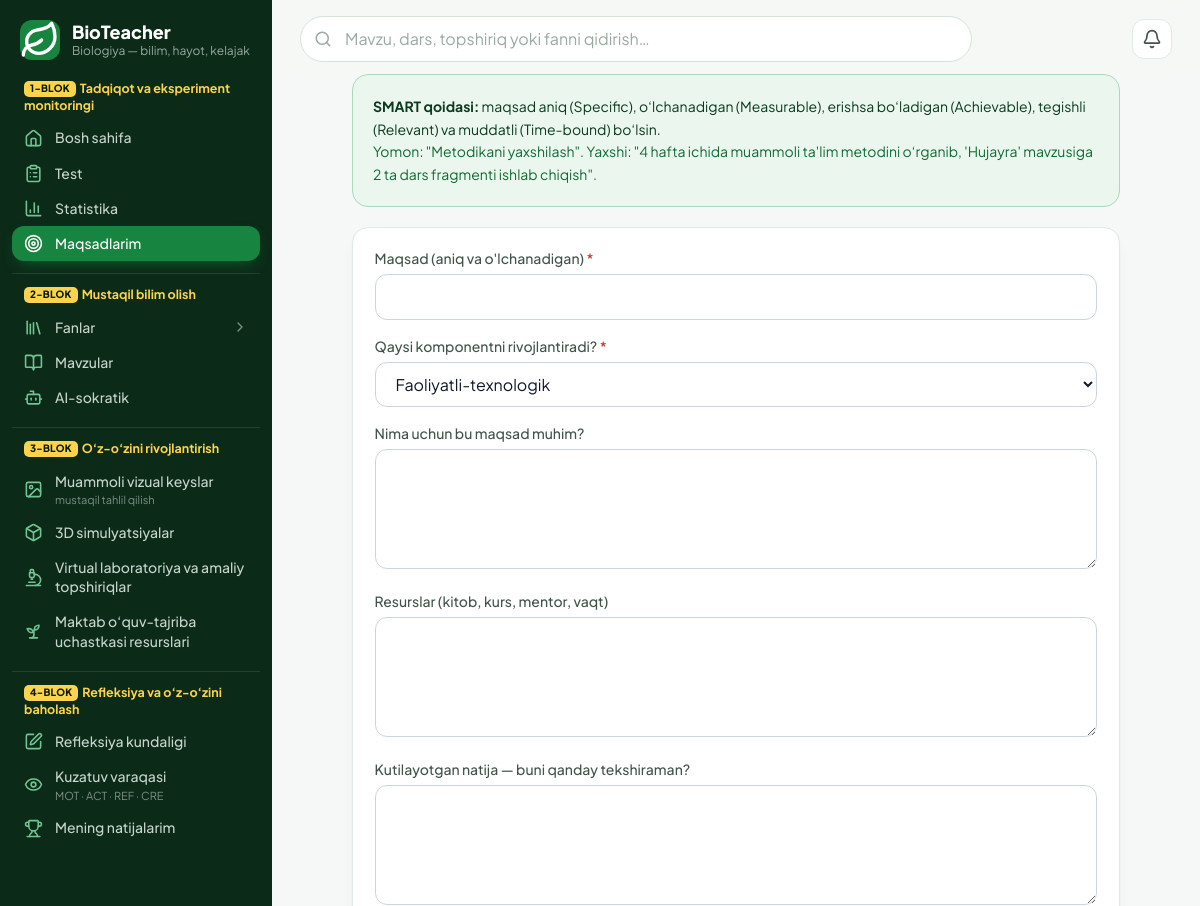
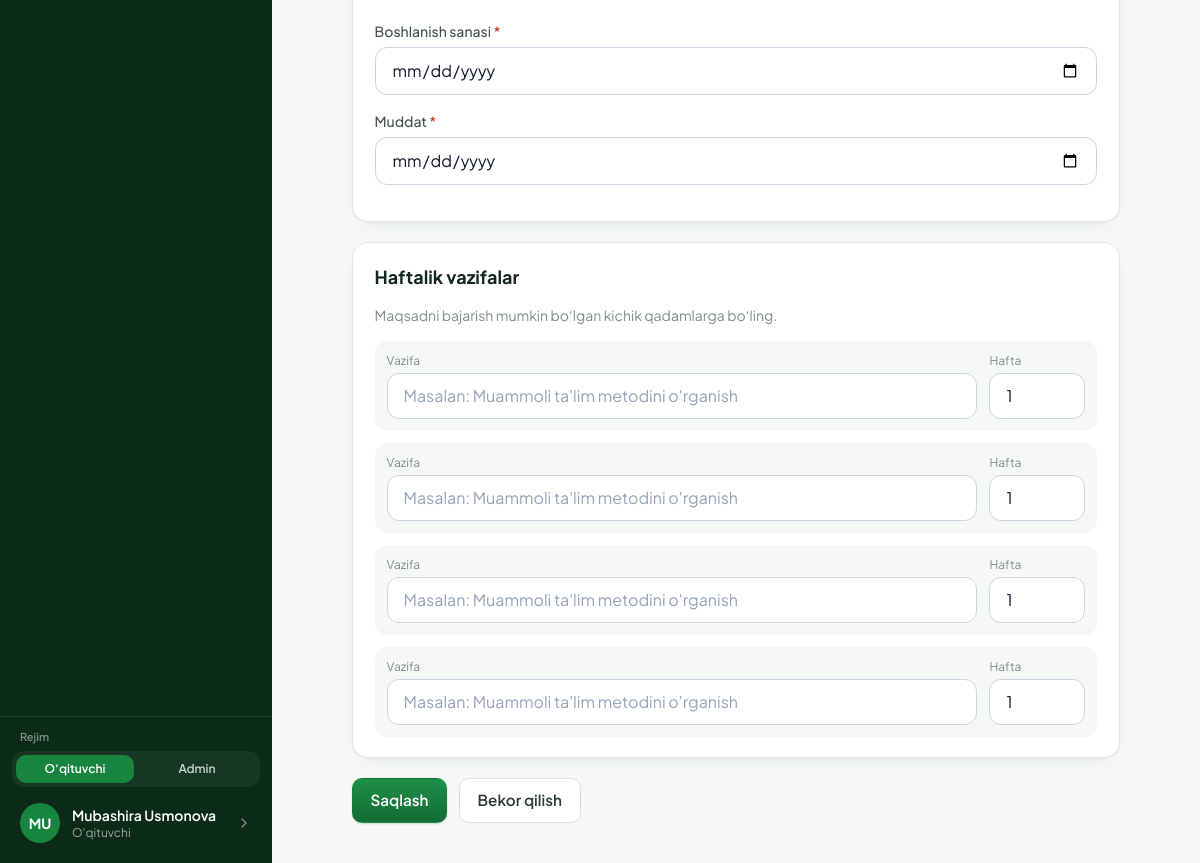
Page /maqsadlar/yangi/ (signed in) on the committed database (2 pictures, top to bottom).
### accounts/models.py (models this page shows, shortened)
class MenuItem(models.Model):
    key = models.CharField("band kaliti", max_length=60, unique=True)
    group = models.ForeignKey(
        "MenuGroup", on_delete=models.CASCADE, null=True, related_name="items", verbose_name="blok",
    )
    parent = models.ForeignKey(
        "self", on_delete=models.CASCADE, null=True, blank=True, related_name="children",
        verbose_name="ota band",
    )
    order = models.PositiveSmallIntegerField("tartib", default=0)
    label = models.CharField("nom", max_length=60, blank=True, help_text="Bo'sh — sahifaning standart nomi.")
    page = models.CharField("sahifa", max_length=60, blank=True)
    url = models.CharField("havola", max_length=300, blank=True)
    icon = models.CharField("ikonka", max_length=20, blank=True, help_text="Bo'sh — sahifa ikonkasi.")
    hint = models.CharField("izoh", max_length=60, blank=True)
    class Meta:
        verbose_name = "menyu bandi"
        verbose_name_plural = "menyu bandlari"
        ordering = ["order", "id"]

class User(AbstractUser):
    email = models.EmailField("email", unique=True)
    email_verified = models.BooleanField("email tasdiqlangan", default=False)
    last_login_ip = models.GenericIPAddressField("oxirgi IP", null=True, blank=True)
    USERNAME_FIELD = "email"
    REQUIRED_FIELDS = []
    objects = UserManager()
    class Meta:
        verbose_name = "foydalanuvchi"
        verbose_name_plural = "foydalanuvchilar"

class Profile(SoftDeleteModel):
    user = models.OneToOneField(User, on_delete=models.CASCADE, related_name="profile")
    role = models.CharField("faol rol", max_length=20, choices=Role.choices, default=Role.TEACHER)
    roles = models.CharField("berilgan rollar", max_length=100, blank=True, default="")
    otm = models.CharField("OTM", max_length=200, blank=True)
    faculty = models.CharField("fakultet", max_length=200, blank=True)
    course = models.PositiveSmallIntegerField("kurs", null=True, blank=True)
    study_arm = models.CharField(
        "tadqiqot bo'linmasi", max_length=1, choices=StudyArm.choices, default=StudyArm.NONE,
    )
    phone = models.CharField("telefon", max_length=32, blank=True)
    avatar = models.ImageField("avatar", upload_to="avatars/%Y/%m/", blank=True)
    bio = models.TextField("qisqacha", blank=True)
    research_consent = models.BooleanField("tadqiqotda ishtirok roziligi", default=False)
    research_consent_at = models.DateTimeField(null=True, blank=True)
    respondent_id = models.UUIDField("respondent ID", default=uuid.uuid4, unique=True, editable=False)
    onboarding_done = models.BooleanField("onboarding tugallangan", default=False)
    class Meta:
        verbose_name = "profil"
        verbose_name_plural = "profillar"
    @property
    def role_list(self):
        granted = {r.strip() for r in self.roles.split(",") if r.strip()}
        granted.add(self.role)
        if self.user.is_superuser:
            granted.add(Role.ADMIN)
        return [r for r in Role.values if r in granted]
    @property
    def role_choices(self):
        return [(r, Role(r).label) for r in self.role_list]
    @property
    def has_multiple_roles(self):
        return len(self.role_list) > 1
    @property
    def is_admin(self):
        return self.role == Role.ADMIN

### goals/views.py (the view, shortened to what this page needs)
# urls.py: path("yangi/", views.goal_create, name="create"),
@login_required
def goal_create(request):
    form = GoalForm(request.POST or None, initial={"deadline": timezone.localdate() + timezone.timedelta(days=28)})
    formset = TaskFormSet(request.POST or None, instance=Goal())
    return render(request, "goals/form.html", {"form": form, "formset": formset, "is_new": True})

### goals/views.py (shortened to what this page needs)
class GoalForm(StyledFormMixin, forms.ModelForm):
    class Meta:
        model = Goal
        fields = ["title", "component", "why", "resources", "expected_result",
                  "start_date", "deadline"]
        labels = {
            "title": "Maqsad (aniq va o'lchanadigan)",
            "component": "Qaysi komponentni rivojlantiradi?",
            "why": "Nima uchun bu maqsad muhim?",
            "resources": "Resurslar (kitob, kurs, mentor, vaqt)",
            "expected_result": "Kutilayotgan natija — buni qanday tekshiraman?",
            "start_date": "Boshlanish sanasi",
            "deadline": "Muddat",
        }
        widgets = {
            "start_date": forms.DateInput(attrs={"type": "date", "class": INPUT_CLASS}),
            "deadline": forms.DateInput(attrs={"type": "date", "class": INPUT_CLASS}),
            "why": forms.Textarea(attrs={"rows": 3, "class": TEXTAREA_CLASS}),
            "resources": forms.Textarea(attrs={"rows": 3, "class": TEXTAREA_CLASS}),
            "expected_result": forms.Textarea(attrs={"rows": 3, "class": TEXTAREA_CLASS}),
        }

### accounts/menu.py (called while the page is built)
def active_sections():
    from content.models import Section
    sections = list(Section.objects.filter(is_active=True).order_by("order", "title"))
    for section in sections:
        section.icon_name = SECTION_ICONS.get(section.slug, "leaf")
    return sections

def _resolve(item, sections):
    if item.page.startswith(SECTION_PREFIX):
        section = sections.get(item.page[len(SECTION_PREFIX):])
        if section is None:
            return None
        return {"href": reverse("content:section", args=[section.slug]), "label": section.title,
                "icon": section.icon_name, "page": {}, "slug": section.slug}
    if item.page:
        page = PAGES.get(item.page)
        if page is None:
            return None
        href = reverse(page["url"], args=[page["arg"]] if page.get("arg") else None) if page.get("url") else ""
        return {"href": href, "label": page["label"], "icon": page["icon"], "page": page, "slug": None}
    if item.url:
        return {"href": item.url, "label": item.url, "icon": "link", "page": {}, "slug": None}
    return None

def group_title(group):
    if group.title is not None:
        return group.title
    return DEFAULT_GROUPS.get(group.key, {}).get("title", "")

### core/models.py (called while the page is built)
    def get_queryset(self):
        return super().get_queryset().filter(is_deleted=False)

### templates/goals/form.html (shortened to what this page needs)
{% extends "base.html" %}
{% block content %}
<div class="max-w-3xl mx-auto space-y-5">
  <div class="rounded-2xl border border-brand-200 bg-brand-50 p-5 text-sm text-brand-900 leading-relaxed">
    <strong>SMART qoidasi:</strong> maqsad aniq (Specific), o‘lchanadigan (Measurable), erishsa bo‘ladigan
    (Achievable), tegishli (Relevant) va muddatli (Time-bound) bo‘lsin.<br>
    <span class="text-brand-700">Yomon: "Metodikani yaxshilash". Yaxshi: "4 hafta ichida muammoli ta'lim metodini o‘rganib, 'Hujayra' mavzusiga 2 ta dars fragmenti ishlab chiqish".</span>
  </div>
  <form method="post" class="space-y-5">{% csrf_token %}
    <div class="section">
      {% include "partials/form.html" %}
    </div>
    <div class="section">
      <h3 class="font-semibold text-lg text-slateg-900">Haftalik vazifalar</h3>
      <p class="mt-1 text-sm text-slateg-500">Maqsadni bajarish mumkin bo‘lgan kichik qadamlarga bo‘ling.</p>
      <div class="mt-4 space-y-3">
        {% for subform in formset %}
          <div class="flex flex-wrap items-end gap-3 rounded-xl bg-slateg-50 p-3">
            <div class="flex-1 min-w-[200px]">
              <label class="block text-xs text-slateg-500 mb-1">Vazifa</label>
              {{ subform.title }}
            </div>
            <div class="w-24">
              <label class="block text-xs text-slateg-500 mb-1">Hafta</label>
              {{ subform.week }}
            </div>
          </div>
        {% endfor %}
      </div>
    </div>
    <div class="flex gap-3">
      <button class="btn btn-primary">Saqlash</button>
      <a href="{% url 'goals:list' %}" class="btn btn-quiet">Bekor qilish</a>
    </div>
  </form>
</div>
{% endblock %}

### templates/partials/rail.html (shortened to what this page needs)
{% load static %}
<div class="flex flex-col h-full w-full">
  <a href="{% url 'home:dashboard' %}" class="flex items-center gap-3 px-5 pt-5 pb-5">
    <span class="grid place-items-center w-10 h-10 rounded-xl bg-brand-600 text-white shrink-0">
    </span>
    <span class="min-w-0">
      <span class="block text-white text-lg font-extrabold leading-tight">BioTeacher</span>
      <span class="block text-xs text-slateg-400 truncate">Biologiya — bilim, hayot, kelajak</span>
    </span>
  </a>
  <nav class="flex-1 overflow-y-auto px-3 pb-3" aria-label="Asosiy menyu">
    {% if profile.is_admin %}{% with groups=rail_menu.admin %}{% include "partials/rail_groups.html" %}{% endwith %}
    {% else %}{% with groups=rail_menu.teacher %}{% include "partials/rail_groups.html" %}{% endwith %}
    {% endif %}
  </nav>
  <div class="border-t border-white/10 p-3">
    {% if profile.has_multiple_roles %}
      <form method="post" action="{% url 'accounts:switch_role' %}" class="mb-2">{% csrf_token %}
        <p class="px-2 mb-1.5 text-[11px] font-semibold text-slateg-500">Rejim</p>
        <div class="grid grid-cols-{{ profile.role_choices|length }} gap-1 rounded-xl bg-white/5 p-1" role="group" aria-label="Rolni almashtirish">
          {% for code, label in profile.role_choices %}
            <button name="role" value="{{ code }}"
                    {% if code == profile.role %}aria-pressed="true" disabled{% endif %}
                    class="rounded-lg px-2 py-1.5 text-xs font-semibold truncate
                      {% if code == profile.role %}bg-brand-600 text-white{% else %}text-slateg-300 hover:bg-white/10 hover:text-white{% endif %}">
              {% if code == 'ADMIN' %}Admin{% else %}O‘qituvchi{% endif %}
            </button>
          {% endfor %}
        </div>
      </form>
    {% endif %}
    <a href="{% url 'home:cabinet' %}"
       class="flex items-center gap-3 rounded-xl px-2 py-2 hover:bg-white/5 group">
      {% if profile.avatar %}
        <img src="{{ profile.avatar.url }}" alt="" class="w-10 h-10 rounded-full object-cover shrink-0">
      {% else %}
        <span aria-hidden="true" class="grid place-items-center w-10 h-10 rounded-full bg-brand-600 text-white text-sm font-bold shrink-0">
          {{ user.first_name|slice:":1"|upper|default:"B" }}{{ user.last_name|slice:":1"|upper }}
        </span>
      {% endif %}
      <span class="min-w-0 flex-1">
        <span class="block text-sm font-semibold text-white truncate">{{ user.get_full_name|default:user.email }}</span>
        <span class="block text-xs text-slateg-400">{{ profile.get_role_display }}</span>
      </span>
      <span class="text-slateg-500 group-hover:text-white shrink-0 w-4 h-4">
      </span>
    </a>
  </div>
</div>

### templates/partials/rail_item.html (shortened to what this page needs)
<a href="{{ href }}"
   {% if active %}aria-current="page"{% endif %}{% if external %} target="_blank" rel="noopener"{% endif %}
   class="flex items-center gap-3 rounded-xl px-3 py-2 text-sm font-medium
     {% if active %}bg-brand-600 text-white shadow-[0_6px_16px_-8px_rgba(23,132,63,.9)]{% else %}text-slateg-300 hover:bg-white/5 hover:text-white{% endif %}">
  <span class="shrink-0 w-[19px] h-[19px] grid place-items-center {% if not active %}text-brand-300{% endif %}">
  </span>
  <span class="flex-1 min-w-0">
    <span class="rail-label block leading-snug">{{ label }}</span>
    {% if hint %}
      <span class="block mt-0.5 text-[11px] font-normal leading-tight {% if active %}text-white/75{% else %}text-slateg-500{% endif %}">{{ hint }}</span>
    {% endif %}
  </span>
</a>

### templates/base.html (style rules this page uses)
:root { --brand: #17843F; --brand-dark: #116A33; --page: #F5F8F6; --line: #E1E9E4; }
html { -webkit-text-size-adjust: 100%; }
textarea { max-width: 100%; resize: vertical; }
body { -webkit-font-smoothing: antialiased; }
.btn { display: inline-flex; align-items: center; justify-content: center; gap: .5rem; border-radius: 10px; padding: .62rem 1.1rem; font-weight: 600; font-size: .95rem; border: 1px solid transparent; cursor: pointer; transition: background .15s, border-color .15s; }
.btn-primary { background: linear-gradient(180deg,#1E8F48,#136C35); color:#fff; box-shadow: 0 1px 2px rgba(11,43,24,.18); }
.btn-quiet { background:#fff; color:#2A3B31; border-color:#D7E2DA; }
.section { background:#fff; border:1px solid var(--line); border-radius:16px; padding:1.25rem 1.35rem; margin-top:1.25rem; box-shadow: 0 1px 2px rgba(11,43,24,.04), 0 8px 24px -12px rgba(11,43,24,.10); }
[class*="space-y-"] > .section { margin-top: 0; }
.section > h2, .section > h3 { font-size:1.125rem; font-weight:700; color:#12261A; margin-bottom:.9rem; }

### rows in the picture
MenuItem: group "mustaqil tahlil qilish"
MenuItem: group "MOT · ACT · REF · CRE"
User: first_name "M", last_name "U", get_full_name "Mubashira Usmonova"
Profile: role "O'qituvchi"

### other values in the picture
{{ group.badge }} "1-BLOK" "2-BLOK" "3-BLOK" "4-BLOK"
{{ group.text }} "Tadqiqot va eksperiment monitoringi" "Mustaqil bilim olish" "O‘z-o‘zini rivojlantirish" "Refleksiya va o‘z-o‘zini baholash"
{{ label }} "Bosh sahifa" "Test" "Statistika" "Maqsadlarim" "Mavzular" "AI-sokratik" "Muammoli vizual keyslar" "3D simulyatsiyalar" "Virtual laboratoriya va amaliy topshiriqlar" "Maktab o‘quv-tajriba uchastkasi resurslari" "Refleksiya kundaligi" "Kuzatuv varaqasi" "Mening natijalarim"
{{ item.label }} "Fanlar"
{{ field.label }} "Maqsad (aniq va o'lchanadigan)" "Qaysi komponentni rivojlantiradi?" "Nima uchun bu maqsad muhim?" "Resurslar (kitob, kurs, mentor, vaqt)" "Kutilayotgan natija — buni qanday tekshiraman?" "Boshlanish sanasi" "Muddat"
